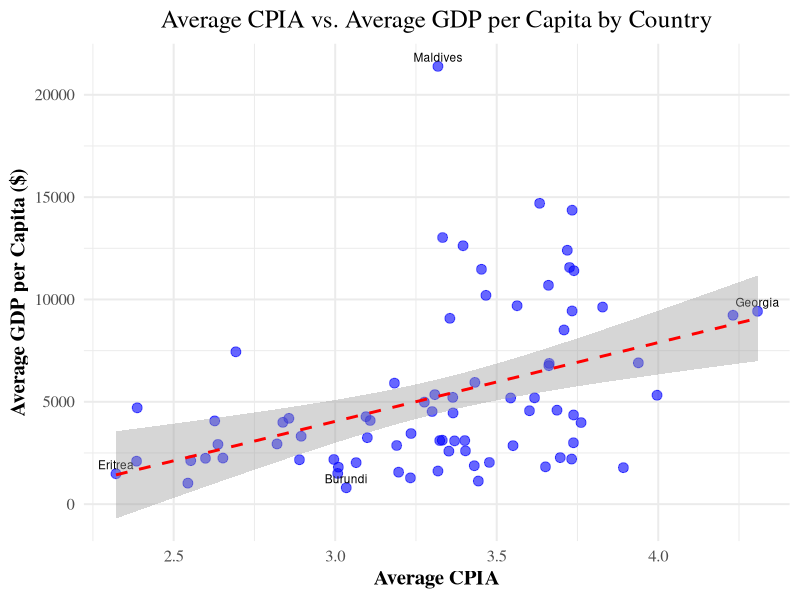

This chart was generated by the following R code:
## ---- chunk 1
#| echo: false
#| message: false
#| warning: false
#| fig-width: 10
#| fig-height: 5
#| label: fig-cpia-gnp
#| fig-cap: "Scatter plot of Average CPIA vs. Average GDP per Capita by Country. The plot includes linear regression line and highlights countries with the highest and lowest averages."

library(tidyverse)

data <- read_csv("data/processed/final_data.csv")

# Summarize the data by country
summarised_data <- data %>%
  group_by(Country) %>%
  summarize(
    average_GNP_per_capita = mean(GNP_per_capita, na.rm = TRUE),
    average_CPIA = mean(CPIA, na.rm = TRUE)
  )

# Identify countries with the highest and lowest average GNP_per_capita and CPIA
high_gnp_countries <- summarised_data %>% top_n(1, average_GNP_per_capita)
low_gnp_countries <- summarised_data %>% top_n(-1, average_GNP_per_capita)
high_cpia_countries <- summarised_data %>% top_n(1, average_CPIA)
low_cpia_countries <- summarised_data %>% top_n(-1, average_CPIA)

# Combine the identified countries to label
label_countries <- rbind(high_gnp_countries, low_gnp_countries, high_cpia_countries, low_cpia_countries) %>%
  distinct(Country, .keep_all = TRUE)

# Create the scatter plot using ggplot2
ggplot(summarised_data, aes(x = average_CPIA, y = average_GNP_per_capita, label = Country)) +
  geom_point(alpha = 0.6, color = 'blue', size = 3) +
  geom_text(data = label_countries, aes(label = Country), vjust = -0.5, hjust = 0.5, size = 3) +
  geom_smooth(method = 'lm', col = 'red', linetype = 'dashed') +
  labs(title = 'Average CPIA vs. Average GDP per Capita by Country',
       x = 'Average CPIA',
       y = 'Average GDP per Capita ($)') +
  theme_minimal(base_size = 15) +
  theme(plot.title = element_text(hjust = 0.5, family = "serif"), 
        axis.title = element_text(face = "bold", family = "serif"),
        text = element_text(family = "serif"))
